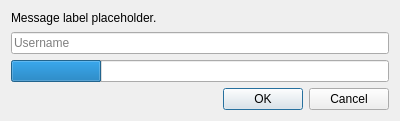
<?xml version="1.0" encoding="UTF-8"?>
<ui version="4.0">
 <class>LoginDialog</class>
 <widget class="QDialog" name="LoginDialog">
  <property name="geometry">
   <rect>
    <x>0</x>
    <y>0</y>
    <width>400</width>
    <height>121</height>
   </rect>
  </property>
  <property name="sizePolicy">
   <sizepolicy hsizetype="Fixed" vsizetype="Fixed">
    <horstretch>0</horstretch>
    <verstretch>0</verstretch>
   </sizepolicy>
  </property>
  <property name="windowTitle">
   <string>Add Account</string>
  </property>
  <layout class="QVBoxLayout" name="verticalLayout">
   <item>
    <widget class="QLabel" name="label">
     <property name="text">
      <string notr="true">Message label placeholder.</string>
     </property>
     <property name="textFormat">
      <enum>Qt::RichText</enum>
     </property>
     <property name="textInteractionFlags">
      <set>Qt::LinksAccessibleByKeyboard|Qt::LinksAccessibleByMouse|Qt::TextBrowserInteraction|Qt::TextSelectableByKeyboard|Qt::TextSelectableByMouse</set>
     </property>
    </widget>
   </item>
   <item>
    <widget class="QLineEdit" name="userTextBox">
     <property name="placeholderText">
      <string>Username</string>
     </property>
    </widget>
   </item>
   <item>
    <widget class="QProgressBar" name="progressBar">
     <property name="value">
      <number>24</number>
     </property>
     <property name="textVisible">
      <bool>false</bool>
     </property>
    </widget>
   </item>
   <item>
    <widget class="QDialogButtonBox" name="buttonBox">
     <property name="orientation">
      <enum>Qt::Horizontal</enum>
     </property>
     <property name="standardButtons">
      <set>QDialogButtonBox::Cancel|QDialogButtonBox::Ok</set>
     </property>
    </widget>
   </item>
  </layout>
 </widget>
 <resources/>
 <connections/>
</ui>
